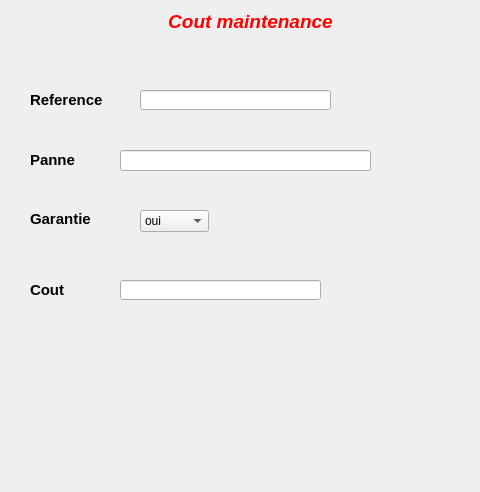
<?xml version="1.0" encoding="UTF-8"?>
<ui version="4.0">
 <class>cout</class>
 <widget class="QDialog" name="cout">
  <property name="geometry">
   <rect>
    <x>0</x>
    <y>0</y>
    <width>480</width>
    <height>492</height>
   </rect>
  </property>
  <property name="windowTitle">
   <string>Dialog</string>
  </property>
  <widget class="QLabel" name="label">
   <property name="geometry">
    <rect>
     <x>160</x>
     <y>10</y>
     <width>181</width>
     <height>20</height>
    </rect>
   </property>
   <property name="text">
    <string>&lt;!DOCTYPE HTML PUBLIC &quot;-//W3C//DTD HTML 4.0//EN&quot; &quot;http://www.w3.org/TR/REC-html40/strict.dtd&quot;&gt;
&lt;html&gt;&lt;head&gt;&lt;meta name=&quot;qrichtext&quot; content=&quot;1&quot; /&gt;&lt;style type=&quot;text/css&quot;&gt;
p, li { white-space: pre-wrap; }
&lt;/style&gt;&lt;/head&gt;&lt;body style=&quot; font-family:'MS Shell Dlg 2'; font-size:8.25pt; font-weight:400; font-style:normal;&quot;&gt;
&lt;p align=&quot;center&quot; style=&quot; margin-top:0px; margin-bottom:0px; margin-left:0px; margin-right:0px; -qt-block-indent:0; text-indent:0px;&quot;&gt;&lt;span style=&quot; font-size:14pt; font-weight:600; font-style:italic; color:#ff0000;&quot;&gt;Cout maintenance&lt;/span&gt;&lt;/p&gt;&lt;/body&gt;&lt;/html&gt;</string>
   </property>
  </widget>
  <widget class="QLabel" name="label_2">
   <property name="geometry">
    <rect>
     <x>30</x>
     <y>90</y>
     <width>91</width>
     <height>21</height>
    </rect>
   </property>
   <property name="text">
    <string>&lt;!DOCTYPE HTML PUBLIC &quot;-//W3C//DTD HTML 4.0//EN&quot; &quot;http://www.w3.org/TR/REC-html40/strict.dtd&quot;&gt;
&lt;html&gt;&lt;head&gt;&lt;meta name=&quot;qrichtext&quot; content=&quot;1&quot; /&gt;&lt;style type=&quot;text/css&quot;&gt;
p, li { white-space: pre-wrap; }
&lt;/style&gt;&lt;/head&gt;&lt;body style=&quot; font-family:'MS Shell Dlg 2'; font-size:8.25pt; font-weight:400; font-style:normal;&quot;&gt;
&lt;p style=&quot; margin-top:0px; margin-bottom:0px; margin-left:0px; margin-right:0px; -qt-block-indent:0; text-indent:0px;&quot;&gt;&lt;span style=&quot; font-size:11pt; font-weight:600;&quot;&gt;Reference&lt;/span&gt;&lt;/p&gt;&lt;/body&gt;&lt;/html&gt;</string>
   </property>
  </widget>
  <widget class="QLineEdit" name="refLE1">
   <property name="geometry">
    <rect>
     <x>140</x>
     <y>90</y>
     <width>191</width>
     <height>20</height>
    </rect>
   </property>
  </widget>
  <widget class="QPushButton" name="okPB">
   <property name="geometry">
    <rect>
     <x>350</x>
     <y>70</y>
     <width>71</width>
     <height>51</height>
    </rect>
   </property>
   <property name="text">
    <string/>
   </property>
   <property name="icon">
    <iconset resource="Images.qrc">
     <normaloff>:/icon/Icon/ok.png</normaloff>:/icon/Icon/ok.png</iconset>
   </property>
   <property name="iconSize">
    <size>
     <width>50</width>
     <height>50</height>
    </size>
   </property>
   <property name="flat">
    <bool>true</bool>
   </property>
  </widget>
  <widget class="QPushButton" name="enregistrerPB">
   <property name="geometry">
    <rect>
     <x>360</x>
     <y>410</y>
     <width>71</width>
     <height>51</height>
    </rect>
   </property>
   <property name="text">
    <string/>
   </property>
   <property name="icon">
    <iconset resource="Images.qrc">
     <normaloff>:/icon/Icon/159.png</normaloff>:/icon/Icon/159.png</iconset>
   </property>
   <property name="iconSize">
    <size>
     <width>50</width>
     <height>50</height>
    </size>
   </property>
   <property name="flat">
    <bool>true</bool>
   </property>
  </widget>
  <widget class="QPushButton" name="retourPB">
   <property name="geometry">
    <rect>
     <x>10</x>
     <y>410</y>
     <width>91</width>
     <height>41</height>
    </rect>
   </property>
   <property name="text">
    <string/>
   </property>
   <property name="icon">
    <iconset resource="Images.qrc">
     <normaloff>:/icon/Icon/28.png</normaloff>:/icon/Icon/28.png</iconset>
   </property>
   <property name="iconSize">
    <size>
     <width>50</width>
     <height>50</height>
    </size>
   </property>
   <property name="flat">
    <bool>true</bool>
   </property>
  </widget>
  <widget class="QLabel" name="label_3">
   <property name="geometry">
    <rect>
     <x>30</x>
     <y>210</y>
     <width>91</width>
     <height>16</height>
    </rect>
   </property>
   <property name="text">
    <string>&lt;!DOCTYPE HTML PUBLIC &quot;-//W3C//DTD HTML 4.0//EN&quot; &quot;http://www.w3.org/TR/REC-html40/strict.dtd&quot;&gt;
&lt;html&gt;&lt;head&gt;&lt;meta name=&quot;qrichtext&quot; content=&quot;1&quot; /&gt;&lt;style type=&quot;text/css&quot;&gt;
p, li { white-space: pre-wrap; }
&lt;/style&gt;&lt;/head&gt;&lt;body style=&quot; font-family:'MS Shell Dlg 2'; font-size:8.25pt; font-weight:400; font-style:normal;&quot;&gt;
&lt;p style=&quot; margin-top:0px; margin-bottom:0px; margin-left:0px; margin-right:0px; -qt-block-indent:0; text-indent:0px;&quot;&gt;&lt;span style=&quot; font-size:11pt; font-weight:600;&quot;&gt;Garantie&lt;/span&gt;&lt;/p&gt;&lt;/body&gt;&lt;/html&gt;</string>
   </property>
  </widget>
  <widget class="QLabel" name="label_4">
   <property name="geometry">
    <rect>
     <x>30</x>
     <y>150</y>
     <width>61</width>
     <height>21</height>
    </rect>
   </property>
   <property name="text">
    <string>&lt;!DOCTYPE HTML PUBLIC &quot;-//W3C//DTD HTML 4.0//EN&quot; &quot;http://www.w3.org/TR/REC-html40/strict.dtd&quot;&gt;
&lt;html&gt;&lt;head&gt;&lt;meta name=&quot;qrichtext&quot; content=&quot;1&quot; /&gt;&lt;style type=&quot;text/css&quot;&gt;
p, li { white-space: pre-wrap; }
&lt;/style&gt;&lt;/head&gt;&lt;body style=&quot; font-family:'MS Shell Dlg 2'; font-size:8.25pt; font-weight:400; font-style:normal;&quot;&gt;
&lt;p style=&quot; margin-top:0px; margin-bottom:0px; margin-left:0px; margin-right:0px; -qt-block-indent:0; text-indent:0px;&quot;&gt;&lt;span style=&quot; font-size:11pt; font-weight:600;&quot;&gt;Panne&lt;/span&gt;&lt;/p&gt;&lt;/body&gt;&lt;/html&gt;</string>
   </property>
  </widget>
  <widget class="QComboBox" name="choixCB">
   <property name="geometry">
    <rect>
     <x>140</x>
     <y>210</y>
     <width>69</width>
     <height>22</height>
    </rect>
   </property>
   <item>
    <property name="text">
     <string>oui</string>
    </property>
   </item>
   <item>
    <property name="text">
     <string>non</string>
    </property>
   </item>
  </widget>
  <widget class="QLineEdit" name="panLE">
   <property name="geometry">
    <rect>
     <x>120</x>
     <y>150</y>
     <width>251</width>
     <height>21</height>
    </rect>
   </property>
  </widget>
  <widget class="QLabel" name="cout_2">
   <property name="geometry">
    <rect>
     <x>30</x>
     <y>280</y>
     <width>51</width>
     <height>21</height>
    </rect>
   </property>
   <property name="text">
    <string>&lt;!DOCTYPE HTML PUBLIC &quot;-//W3C//DTD HTML 4.0//EN&quot; &quot;http://www.w3.org/TR/REC-html40/strict.dtd&quot;&gt;
&lt;html&gt;&lt;head&gt;&lt;meta name=&quot;qrichtext&quot; content=&quot;1&quot; /&gt;&lt;style type=&quot;text/css&quot;&gt;
p, li { white-space: pre-wrap; }
&lt;/style&gt;&lt;/head&gt;&lt;body style=&quot; font-family:'MS Shell Dlg 2'; font-size:8.25pt; font-weight:400; font-style:normal;&quot;&gt;
&lt;p style=&quot; margin-top:0px; margin-bottom:0px; margin-left:0px; margin-right:0px; -qt-block-indent:0; text-indent:0px;&quot;&gt;&lt;span style=&quot; font-size:11pt; font-weight:600;&quot;&gt;Cout&lt;/span&gt;&lt;/p&gt;&lt;/body&gt;&lt;/html&gt;</string>
   </property>
  </widget>
  <widget class="QLineEdit" name="coulE">
   <property name="geometry">
    <rect>
     <x>120</x>
     <y>280</y>
     <width>201</width>
     <height>20</height>
    </rect>
   </property>
  </widget>
  <widget class="QLabel" name="label_5">
   <property name="geometry">
    <rect>
     <x>-10</x>
     <y>-10</y>
     <width>541</width>
     <height>521</height>
    </rect>
   </property>
   <property name="text">
    <string/>
   </property>
   <property name="pixmap">
    <pixmap resource="Images.qrc">:/Arriere/images/hahahahahahahahahaha.jpg</pixmap>
   </property>
  </widget>
  <zorder>label_5</zorder>
  <zorder>label</zorder>
  <zorder>label_2</zorder>
  <zorder>refLE1</zorder>
  <zorder>okPB</zorder>
  <zorder>enregistrerPB</zorder>
  <zorder>retourPB</zorder>
  <zorder>label_3</zorder>
  <zorder>label_4</zorder>
  <zorder>choixCB</zorder>
  <zorder>panLE</zorder>
  <zorder>cout_2</zorder>
  <zorder>coulE</zorder>
 </widget>
 <resources>
  <include location="Images.qrc"/>
 </resources>
 <connections/>
</ui>
